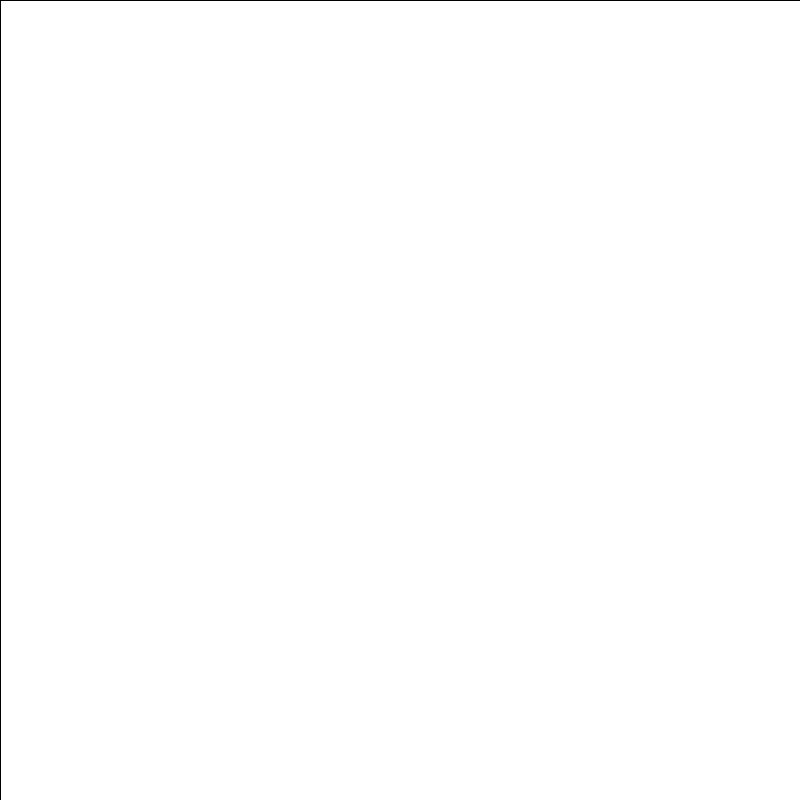
Frame 1 (no input)
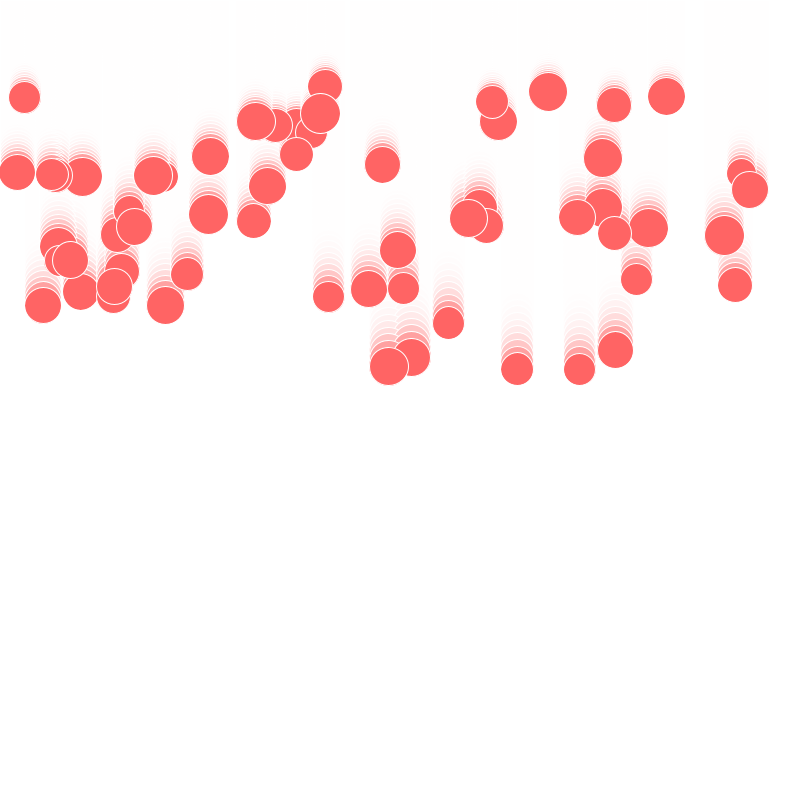
Frame 60 (the mouse pressed at the canvas centre just before this capture)
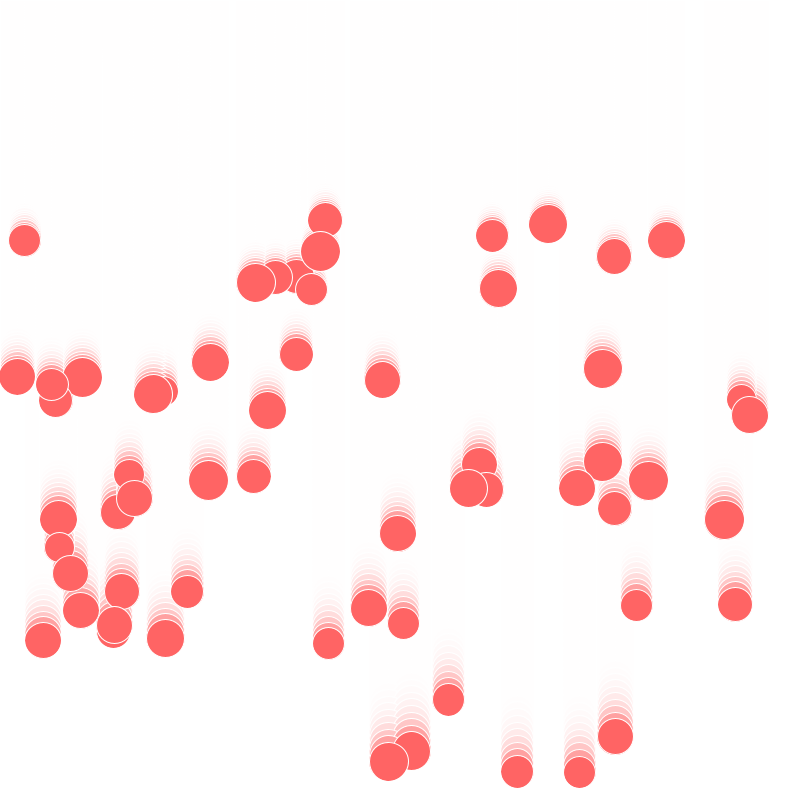
Frame 120 (the mouse held since frame 60 and released just before this capture)

The Processing sketch that drew these frames (run headless with seeded random() and noise(); from frame 60 on, the mouse is pressed at the canvas centre):

// Processing sketch: background_class_prototype
// ── background_class_prototype.pde
//changing the array size will change the amount of objects falling
DropObject[] dropObjectArr = new DropObject[60];

void setup() {

  //for loop determinate for rendering all objects and assigning them to integer "i to # (i to corresponding number and iterating)"
  //is executed in setup so that it doesn't continue to generate and overwrite objects
  
  for (int i=0; i<dropObjectArr.length; i++) {
    //pos x, pos y, color, size, velocity
    //dropObjectArr[i]=new dropObject(random(800), random(-10, -20), 0, random(2, 40), int(random(2, 6.5)));
    //currently set colour to 0 in accomodation for colour blind mode as potential feature

    dropObjectArr[i]=new DropObject(random(800), random(-10, -20), 0, random(30, 40), int(random(2, 6.5)));
  }
  size(800, 800);
  background(255);
  smooth();
}

void draw() {
  //not the most elegant solution but helps form shadows in falling, might become redundant as a feature
  //changing the second value in fill can change the rate of shadow development
  fill(255, 100);
  rect(0, 0, width, height);

  //for the items in the array, they are summoned as the number i and iterated
  //so that they can be summoned with functions to render, set and check respectively their functions

  //in the section

  //the object i is 0 which is the first object of the array
  //this object is then summoned to be executed with the function "renderObject"
  //which makes the item 0 an array object with a render object as a circle, given the commands in that function
  //fall velocity gives the object its velocity value
  //off screen check is a constant check to see if the object is offscreen or not, i know this is not efficient but that is a consideration for later

  for (int i=0; i<dropObjectArr.length; i++) {

    dropObjectArr[i].renderObject();
    dropObjectArr[i].fallVelocity();
    dropObjectArr[i].offScreenCheck();
  }
}

//class system restructure v3 or something, v2 was just brute force arrays with no consideration for classes

class DropObject {
  float appleX;
  float appleY;
  color appleColor;
  float appleSize;
  float appleVel;

  //pos x, pos y, color, size, velocity
  DropObject(float appleX, float appleY, float appleColor, float appleSize, float appleVel) {
    this.appleX=appleX;
    this.appleY=appleY*(random(2, 5));
    this.appleColor=color(appleColor);
    this.appleSize=appleSize;
    this.appleVel=appleVel+(random(0.2, 0.8));
  }

  //colour limit for the object set for a public local call or private global call, i can't remember off the top of my head what each function was
  //more out of pedantics and functionality for adjustments as seen fit
  void colourLimit() {
    appleColor=255;
  }

  //to set colour of interior of the render object circle or ellipse on grey scale
  void colourBase() {
    if (appleY > height) {
      appleColor=0;
    }
  }


  //testing for generic object structure so that we can then functionalise the object to be anything
  void renderObject() {
    //fill is currently set to the integer "appleColor" in an effort to cull the object after it reaches the bottom of the screen
    //fill(appleColor);

    //set for red to mimic apples falling
    fill(255, 100, 100);
    stroke(255);
    ellipse(appleX, appleY, appleSize, appleSize);
  }

  //fall velocity determinate function
  void fallVelocity() {
    appleY+=appleVel;
  }

  //checks if the object from any given array item being rendered is offscreen or not and whether to cull them or not
  //might need rework in naming as it can be confusing
  void offScreenCheck() {
    if (appleY > height+appleSize) {
      appleY=0;
      appleX=random(800);
    }
  }
}
